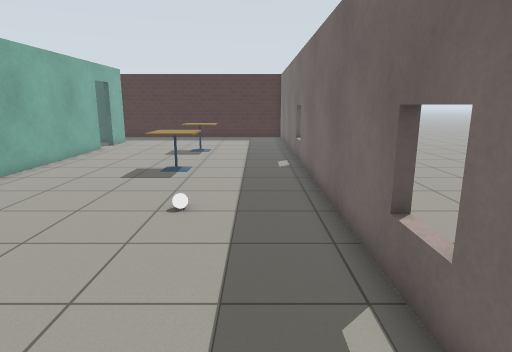
view 1 (above)

17 first-person views from a walk through a robot-simulator world made for Gazebo. The camera is 1.3 m above the floor, tilts 12° down and sees 75° across. The floor is counted in squares, 0.5 m on a side. Each view is taken from the middle of a square. On the plan, view 1 faces up. The plan holds only what a view shows up to about 20 squares ahead; the rest is blank. The robots in the file are not drawn. Gazebo's built-in surfaces are drawn with simple patterns.

view 2
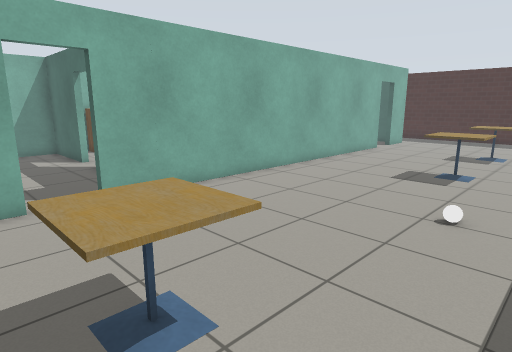

view 3
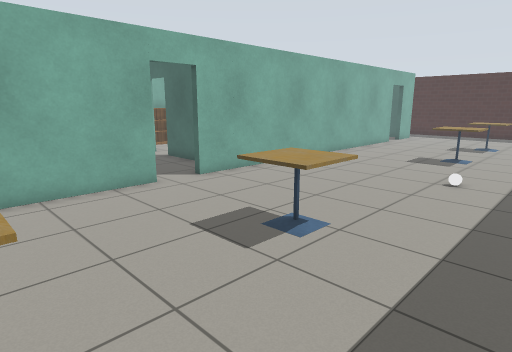

view 4
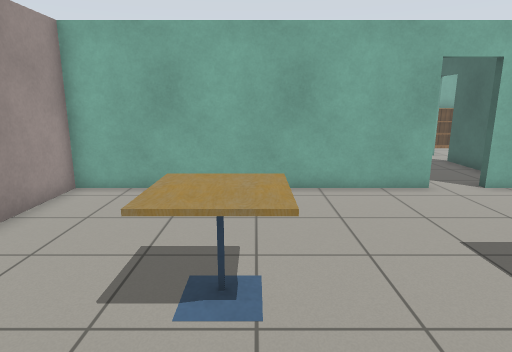

view 5
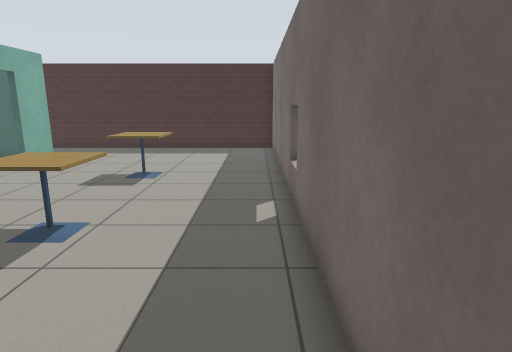

view 6
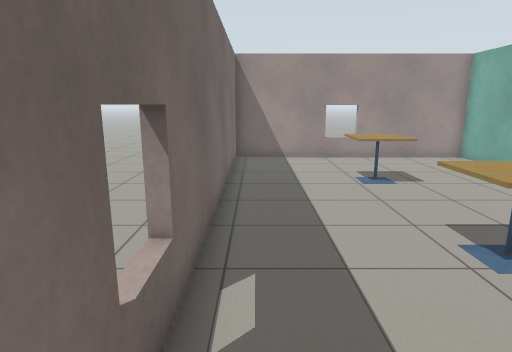

view 7
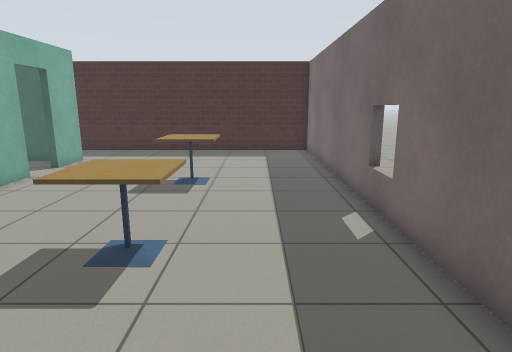

view 8
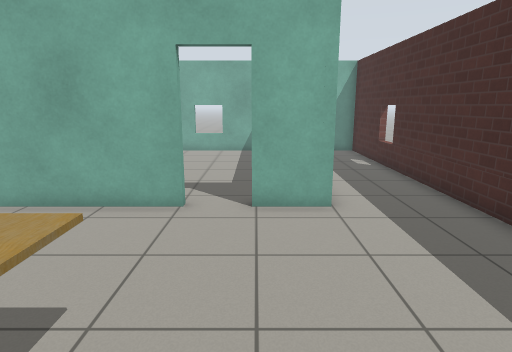

view 9
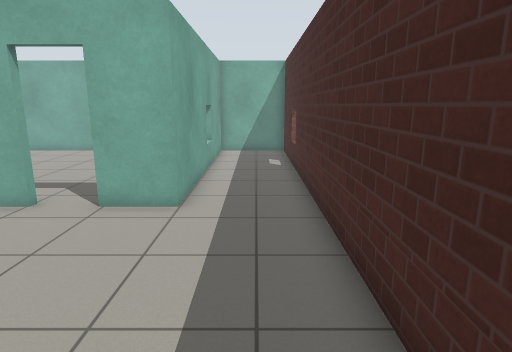

view 10
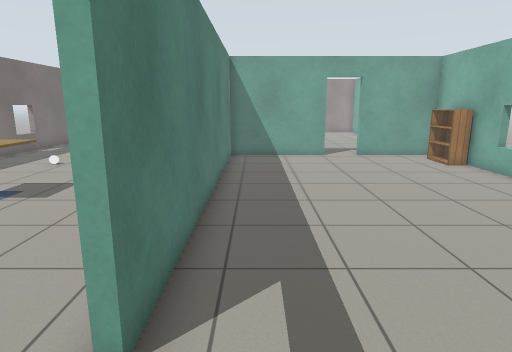

view 11
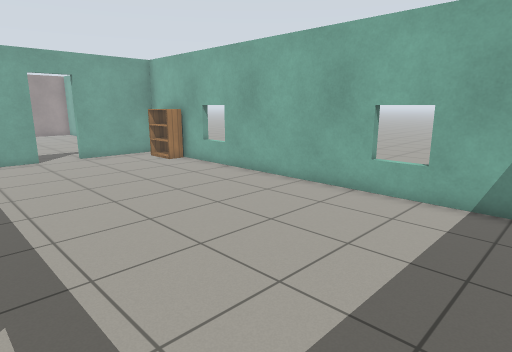

view 12
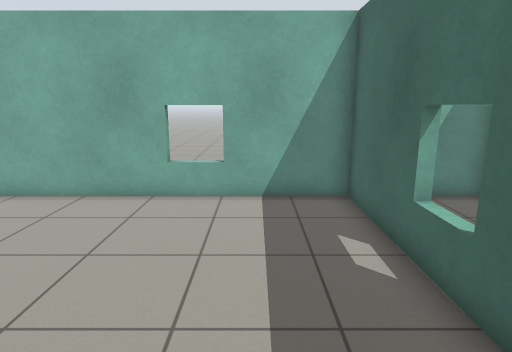

view 13
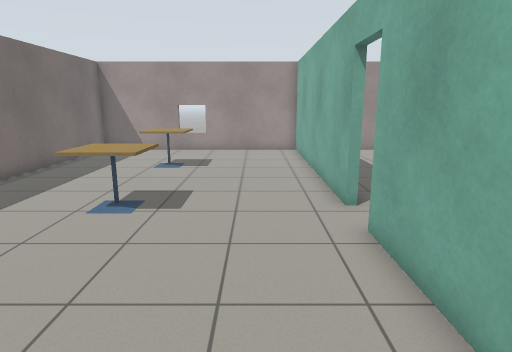

view 14
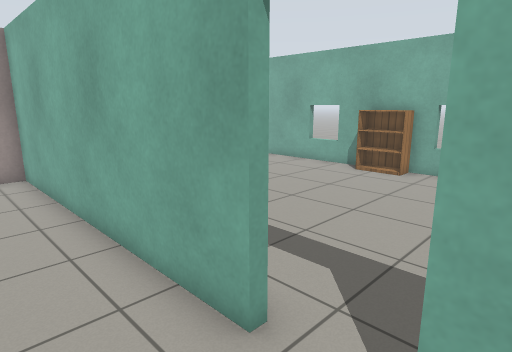

view 15
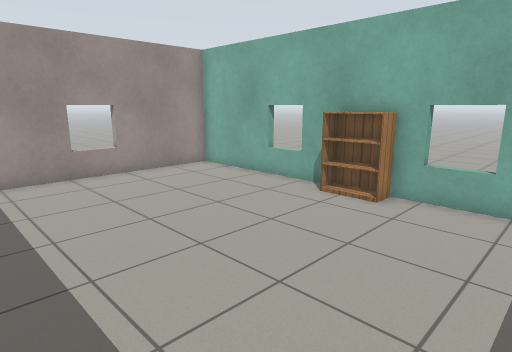

view 16
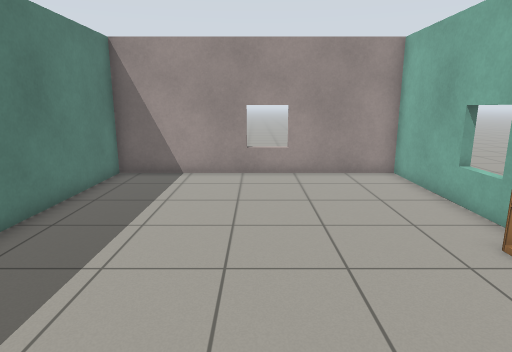

view 17
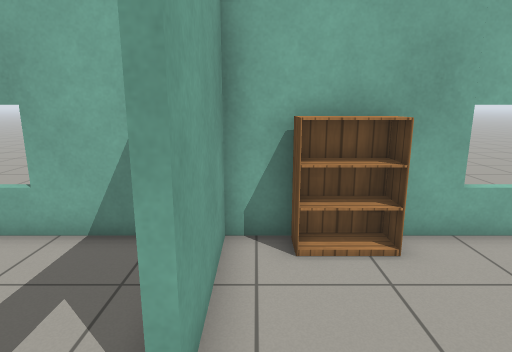

### Floor plan
Points are (right, up) in squares from view 1. A wall is a line through its corners. A room is listed if a view was taken in it or the views show most of it. See-through windows are left out.
Room 1 (views 1, 2, 3, 4, 5, 6, 7, 8, 9, 13, 14)
walls: (-9.4, 1.5) (-9.4, -9.8) (2, -9.8) (2, 27.6) (-20.4, 27.6) (-20.4, 24) (-9.4, 24) (-9.4, 21.9); (-9.4, 20.1) (-9.4, 3.3)
ways out: open door at (-9.5, 21) to room 2; open door at (-9.5, 2.5) to room 3
objects: cafe table (-4, -5) to (-3, -4); cafe table (-4, 1) to (-3, 2); cafe table (-4, 13) to (-3, 14); cafe table (-4, 19) to (-3, 20); white ball (-2, 8)
Room 2 (views 10, 11, 12, 17)
walls: (-14, 23.7) (-20.4, 23.7) (-20.4, 5.4) (-16.4, 5.4); (-14.8, 5.4) (-9.7, 5.4) (-9.7, 20.1); (-10.8, 23.7) (-11.9, 23.7)
ways out: open door at (-9.5, 21) to room 1; open door at (-15.5, 5) to room 3
objects: bookshelf (-20, 7) to (-20, 8)
Room 3 (views 15, 16)
walls: (-16.4, 5.1) (-20.4, 5.1) (-20.4, -9.8) (-9.7, -9.8) (-9.7, -3.5); (-12.1, 5.1) (-14.6, 5.1)
ways out: open door at (-9.5, 2.5) to room 1; open door at (-15.5, 5) to room 2
objects: bookshelf (-20, -2) to (-20, -1)

Where each view was taken, in squares from view 1:
view 1: 0 up, 0 right, facing up
view 2: 0 up, 0 right, facing up-left
view 3: 4 down, 1 right, facing up-left
view 4: 4 down, 1 right, facing left
view 5: 7 up, 1 right, facing up
view 6: 7 up, 1 right, facing down
view 7: 8 up, 1 left, facing up
view 8: 22 up, 1 left, facing left
view 9: 26 up, 1 left, facing left
view 10: 23 up, 11 left, facing down
view 11: 23 up, 11 left, facing down-left
view 12: 21 up, 11 left, facing left
view 13: 10 up, 7 left, facing down
view 14: 4 up, 7 left, facing down-left
view 15: 3 up, 11 left, facing down-left
view 16: 3 up, 15 left, facing down
view 17: 6 up, 14 left, facing left
